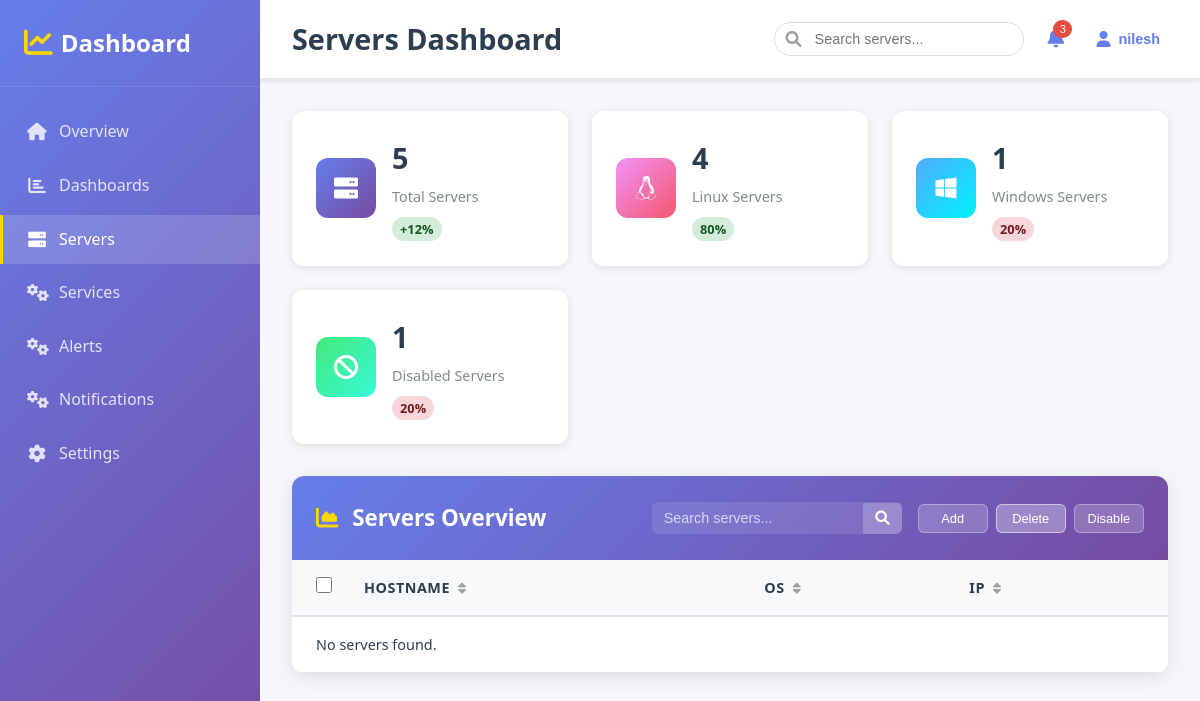
The app's page /api/servers/ (signed in), older data.
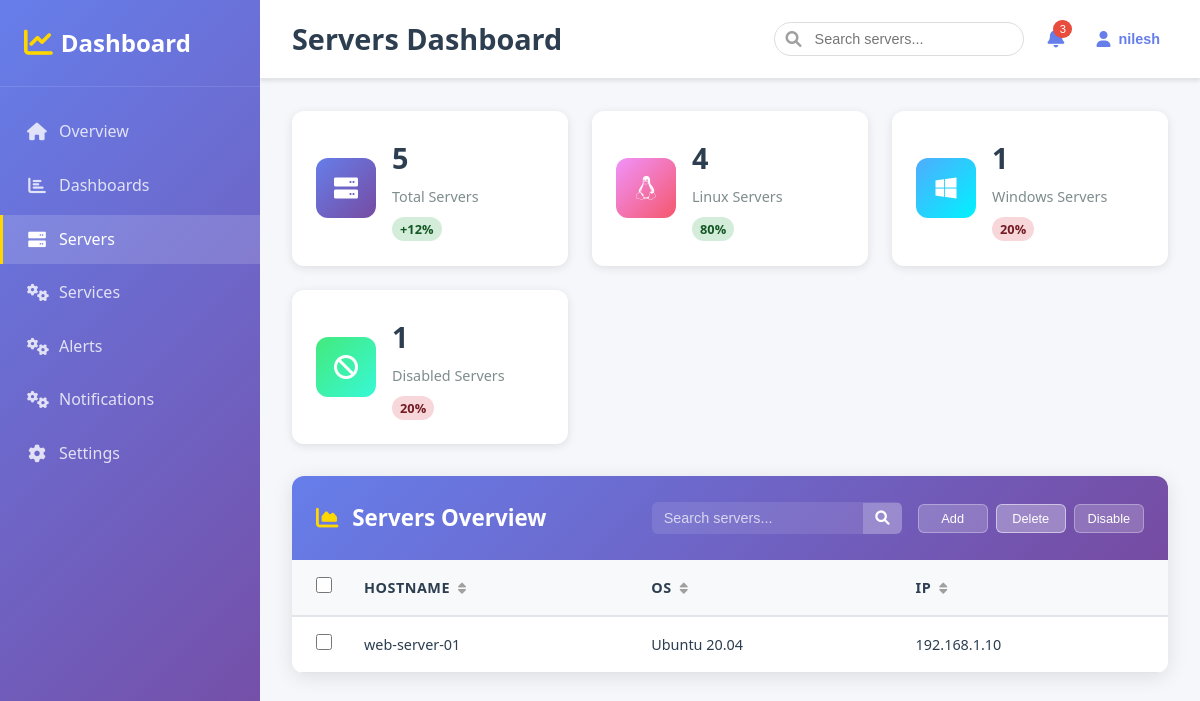
The same page, newer data.
### apps/core/models.py (models this page shows, shortened)
class Servers(models.Model):
    hostname = models.CharField(max_length=100)
    os = models.CharField(max_length=100)
    ip = models.GenericIPAddressField(protocol='both', unpack_ipv4=False)

### apps/core/views.py (the view)
# urls.py: path('servers/', views.servers_view, name='servers'),
@login_required(login_url='core:login')
def servers_view(request):
    servers = Servers.objects.all()
    context = {
        'title': 'Dashboard Template',
        'message': 'Welcome to the Dashboard Template',
        'servers': servers
    }
    return render(request, 'core/servers.html', context)

### templates/core/servers.html (shortened to what this page needs)
<!DOCTYPE html>
<html lang="en">
<head>
    {% load static %}
    <link rel="stylesheet" href="{% static 'css/styles.css' %}">
    <link href="https://cdnjs.cloudflare.com/ajax/libs/font-awesome/6.0.0/css/all.min.css" rel="stylesheet">
</head>
<body>
    <div class="container">
        <aside class="sidebar">
            <div class="sidebar-header">
                <h2><i class="fas fa-chart-line"></i> Dashboard</h2>
            </div>
            <nav class="sidebar-nav">
                <ul class="nav-list">
                    <li class="nav-item">
                        <a href="/" class="nav-link">
                            <i class="fas fa-home"></i>
                            <span>Overview</span>
                        </a>
                    </li>
                    <li class="nav-item">
                        <a href="/dashboards" class="nav-link">
                            <i class="fas fa-chart-bar"></i>
                            <span>Dashboards</span>
                        </a>
                    </li>
                    <li class="nav-item active">
                        <a href="/servers" class="nav-link">
                            <i class="fas fa-server"></i>
                            <span>Servers</span>
                        </a>
                    </li>
                    <li class="nav-item">
                        <a href="/services" class="nav-link">
                            <i class="fas fa-cogs"></i>
                            <span>Services</span>
                        </a>
                    </li>
                    <li class="nav-item">
                        <a href="/alerts" class="nav-link">
                            <i class="fas fa-cogs"></i>
                            <span>Alerts</span>
                        </a>
                    </li>
                    <li class="nav-item">
                        <a href="/notifications" class="nav-link">
                            <i class="fas fa-cogs"></i>
                            <span>Notifications</span>
                        </a>
                    </li>
                    <li class="nav-item">
                        <a href="/settings" class="nav-link">
                            <i class="fas fa-cog"></i>
                            <span>Settings</span>
                        </a>
                    </li>
                </ul>
            </nav>
        </aside>
        <main class="main-content">
            <header class="top-header">
                <div class="header-left">
                    <h1>Servers Dashboard</h1>
                </div>
                <div class="header-right">
                    <div class="search-box">
                        <i class="fas fa-search"></i>
                        <input type="text" placeholder="Search servers...">
                    </div>
                    <button class="notification-btn">
                        <i class="fas fa-bell"></i>
                        <span class="notification-badge">3</span>
                    </button>
                    <div class="user-menu">
                        <button class="user-btn">
                            <i class="fas fa-user"></i>
                            <span class="user-name">{{ request.user.get_full_name|default:request.user.username }}</span>
                        </button>
                    </div>
                </div>
            </header>
            <div class="dashboard-content">
                <div class="stats-grid">
                    <div class="stat-card">
                        <div class="stat-icon">
                            <i class="fas fa-server"></i>
                        </div>
                        <div class="stat-info">
                            <h3>5</h3>
                            <p>Total Servers</p>
                            <span class="stat-change positive">+12%</span>
                        </div>
                    </div>
                    <div class="stat-card">
                        <div class="stat-icon">
                            <i class="fab fa-linux"></i>
                        </div>
                        <div class="stat-info">
                            <h3>4</h3>
                            <p>Linux Servers</p>
                            <span class="stat-change positive">80%</span>
                        </div>
                    </div>
                    <div class="stat-card">
                        <div class="stat-icon">
                            <i class="fab fa-windows"></i>
                        </div>
                        <div class="stat-info">
                            <h3>1</h3>
                            <p>Windows Servers</p>
                            <span class="stat-change negative">20%</span>
                        </div>
                    </div>
                    <div class="stat-card">
                        <div class="stat-icon">
                            <i class="fas fa-ban"></i>
                        </div>
                        <div class="stat-info">
                            <h3>1</h3>
                            <p>Disabled Servers</p>
                            <span class="stat-change negative">20%</span>
                        </div>
                    </div>
                </div>
                <div class="servers-overview-section">
                    <div class="servers-overview-card">
                        <div class="chart-header">
                            <h3><i class="fas fa-chart-area"></i> Servers Overview</h3>
                            <div class="header-controls">
                                <div class="table-search">
                                    <input type="text" id="servers-search" placeholder="Search servers..." class="search-input">
                                    <button class="search-btn">
                                        <i class="fas fa-search"></i>
                                    </button>
                                </div>
                                <div class="chart-controls">
                                    <button class="btn-secondary">Add</button>
                                    <button class="btn-secondary active">Delete</button>
                                    <button class="btn-secondary">Disable</button>
                                </div>
                            </div>
                        </div>
                        <div class="servers-table-container">
                            <table class="servers-table">
                                <thead>
                                    <tr>
                                        <th class="checkbox-column">
                                            <input type="checkbox" id="select-all" class="checkbox-input">
                                        </th>
                                        <th class="sortable" data-column="hostname">Hostname<i class="fas fa-sort sort-icon"></i></th>
                                        <th class="sortable" data-column="os">OS<i class="fas fa-sort sort-icon"></i></th>
                                        <th class="sortable" data-column="ip">IP<i class="fas fa-sort sort-icon"></i></th>
                                    </tr>
                                </thead>
                                <tbody>
                                    {% for server in servers %}
                                    <tr>
                                        <td class="checkbox-column">
                                            <input type="checkbox" class="checkbox-input">
                                        </td>
                                        <td>{{ server.hostname }}</td>
                                        <td>{{ server.os }}</td>
                                        <td>{{ server.ip }}</td>
                                    </tr>
                                    {% empty %}
                                    <tr>
                                        <td colspan="4">No servers found.</td>
                                    </tr>
                                    {% endfor %}
                                </tbody>
                            </table>
                        </div>
                    </div>
                </div>
            </div>
        </main>
    </div>
    <!-- {% load static %}
    <script src="{% static 'js/script.js' %}"></script> -->
</body>
</html>

Row changes from the older to the newer data that the page shows:
added Servers: hostname "web-server-01", os "Ubuntu 20.04", ip "192.168.1.10"
Text that changed along with them:
text no longer shown: "No servers found."
